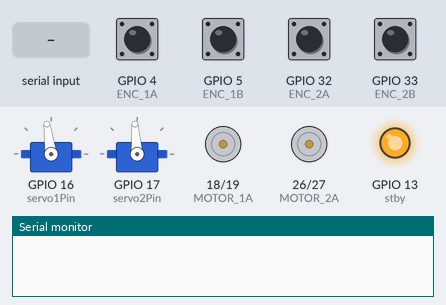
This sketch was run on a simulated ESP32. On the bench: 2 × servo, motor-driver pin pairs drawn as motors (green arrow = first pin HIGH = forward, orange = second pin HIGH = backward, longer = more drive, scaled by the enable pin, stopped while the standby pin is LOW), output pins drawn as LEDs (lit = HIGH), the last lines printed to the serial monitor. The test bench sets the inputs (shaded band); at power-on: GPIO 4 (ENC_1A), GPIO 5 (ENC_1B), GPIO 32 (ENC_2A), GPIO 33 (ENC_2B) HIGH. Nothing arrives over Bluetooth unless stated.

Above: at 6.2 s.
6.3 s: "1" received over the second serial link
At 8.2 s:
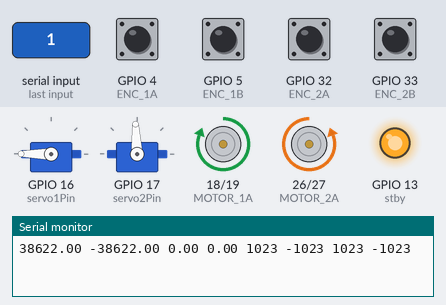
8.8 s: "0" received over the second serial link
11.3 s: "2" received over the second serial link
Timing chart, 0 to 14.3 s (numbered marks = the images above; inputs shaded):
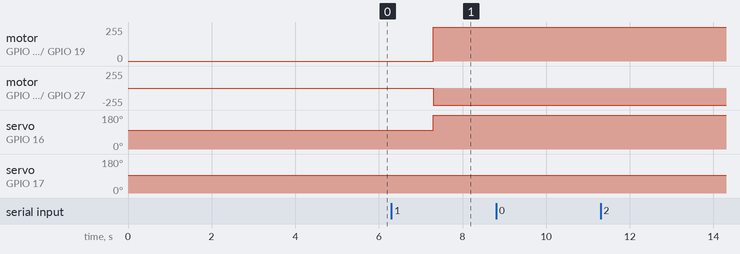

The sketch:

PID_Swerve.ino
```cpp
#include <ESP32Servo.h>
#include "BluetoothSerial.h"

BluetoothSerial SerialBT;

// PID Constants
float kp = 5;
float ki = 6;
float kd = 0;

// Variables for PID control
float e1integral = 0;
float e2integral = 0;
float u1;
float u2;

// Encoder variables
volatile long pos1_i = 0;
volatile long pos2_i = 0;
volatile long pos1Prev = 0;
volatile long pos2Prev = 0;
volatile float rpm1Filt = 0;
volatile float rpm2Filt = 0;
volatile float rpm1Prev = 0;
volatile float rpm2Prev = 0;
volatile long currT = 0;
volatile long prevT = 0;
float prevError1 = 0; // Added for PID function
float prevError2 = 0;

float ppr = 715;

const int ENC_1A = 4;
const int ENC_1B = 5;
const int ENC_2A = 32;
const int ENC_2B = 33;

//********DCMotor***********
const int MOTOR_1A =18;
const int MOTOR_1B =19;
const int PWM_1 =15;

const int MOTOR_2A =26;
const int MOTOR_2B =27;
const int PWM_2 =25;

const int stby = 13;

const int CHANNEL_1 =2;
const int CHANNEL_2 =3;

const int MOTOR_FREQ = 6000;
const int MOTOR_RESOLUTION =10;

//********Servo***********
Servo servo1;
Servo servo2;

const int servo1Pin = 16;
const int servo2Pin = 17;

// float cor;
float Servo1Input;
float Servo2Input;

int servo1Offset = 1550;
int servo2Offset = 1510;

float angle;
float angle_s;
int Servo1Pwm;
int Servo1Pwm_s;
int Servo2Pwm;
int Servo2Pwm_s;


void setup() {

  pinMode(ENC_1A, INPUT_PULLUP);
  pinMode(ENC_1B, INPUT_PULLUP);
  pinMode(ENC_2A, INPUT_PULLUP);
  pinMode(ENC_2B, INPUT_PULLUP);
  attachInterrupt(digitalPinToInterrupt(ENC_1A), Interrupt_1A, CHANGE);
  attachInterrupt(digitalPinToInterrupt(ENC_1B), Interrupt_1B, CHANGE);
  attachInterrupt(digitalPinToInterrupt(ENC_2A), Interrupt_2A, CHANGE);
  attachInterrupt(digitalPinToInterrupt(ENC_2B), Interrupt_2B, CHANGE);

  SerialBT.begin("ESP");
  Serial.begin(115200);

  //********Servo***********
  servo1.attach(servo1Pin);
  servo2.attach(servo2Pin);

  servo1.writeMicroseconds(servo1Offset);
  servo2.writeMicroseconds(servo2Offset);

  //********DCMotor***********

  pinMode(MOTOR_1A, OUTPUT);
  pinMode(MOTOR_1B, OUTPUT);
  pinMode(MOTOR_2A, OUTPUT);
  pinMode(MOTOR_2B, OUTPUT);
  pinMode(stby, OUTPUT);

	ledcAttachPin(PWM_1, CHANNEL_1);
	ledcAttachPin(PWM_2, CHANNEL_2);

	ledcSetup(CHANNEL_1, MOTOR_FREQ, MOTOR_RESOLUTION);
	ledcSetup(CHANNEL_2, MOTOR_FREQ, MOTOR_RESOLUTION);

  digitalWrite(stby, HIGH);

  driveMotor(MOTOR_1A, MOTOR_1B, CHANNEL_1, 0);
  driveMotor(MOTOR_2A, MOTOR_2B, CHANNEL_2, 0);

	delay(5000);
}

void loop() {
  // Read joystick values
  if(SerialBT.available()>0) {
    byte receivedData[6];
    SerialBT.readBytes(receivedData, 6);

    int x = (receivedData[1] << 8) | receivedData[0];
    int y = (receivedData[3] << 8) | receivedData[2];
    int x_s = (receivedData[5] << 8) | receivedData[4];

    Servo1Pwm = map(x,0,1800,-650,635);
    Servo2Pwm = map(x,0,1800,-650,635);

    Servo1Pwm_s = map(x_s,0,1800,-650,635);
    Servo2Pwm_s = map(x_s,0,1800,-650,635);

    // angle = map(ServoPwm,-950,950,-90,90);
    // angle_s = map(ServoPwm_s,-950,950,-90,90);

    Servo1Input =  servo1Offset - Servo1Pwm - Servo1Pwm_s;
    Servo2Input =  servo2Offset + Servo2Pwm - Servo2Pwm_s;
    servo1.writeMicroseconds(Servo1Input);
    servo2.writeMicroseconds(Servo2Input);

    // Serial.print(x,2);
    // Serial.print(" ");
    // Serial.print(ServoPwm);
    // Serial.print(" ");
    // Serial.print(angle);
    // Serial.print(" ");
    // Serial.print(Servo1Input);
    // Serial.print(" ");
    // Serial.print(Servo2Input);
    // // Serial.print(" ");
    // // Serial.print();
    // // Serial.print(" ");
    // // Serial.print();
    // // Serial.print(" ");
    // Serial.println();

    // ***************DC Motor***********************
    // Convert y to target speed (adjust scale factor as needed)
    float rpmTarget = map(y, 0, 600, -300, 300);

    if (rpmTarget <= 5 && rpmTarget >= -5){
      driveMotor(MOTOR_1A, MOTOR_1B, CHANNEL_1, 0);
      driveMotor(MOTOR_2A, MOTOR_2B, CHANNEL_2, 0);
    }

    else{


      int pos1 = 0;
      int pos2 = 0;
      noInterrupts(); // disable interrupts temporarily while reading
      pos1 = pos1_i;
      pos2 = pos2_i;
      interrupts(); // turn interrupts back on

      // Compute velocity
      currT = micros();
      float deltaT = ((float) (currT-prevT))/1.0e6;
      float velocity1 = (pos1 - pos1Prev)/deltaT;
      float velocity2 = (pos2 - pos2Prev)/deltaT;
      pos1Prev = pos1;
      pos2Prev = pos2;
      prevT = currT;
      delayMicroseconds(1);

      // Compute velocity
      float rpm1 = velocity1 / ppr * 60.0;
      float rpm2 = velocity2 / ppr * 60.0;

      // Low-pass filter (25 Hz cutoff)
      rpm1Filt = 0.854 * rpm1Filt + 0.0728 * rpm1 + 0.0728 * rpm1Prev;
      rpm2Filt = 0.854 * rpm2Filt + 0.0728 * rpm2 + 0.0728 * rpm2Prev;

      rpm1Prev = rpm1;
      rpm2Prev = rpm2;

      // PID calculation
      calculatePID(e1integral, prevError1, rpmTarget, rpm1Filt, u1, kp, ki, kd, deltaT);
      calculatePID(e2integral, prevError2, -1*rpmTarget, rpm2Filt, u2, kp, ki, kd, deltaT);


      // Clip PID output to the valid PWM range
      u1 = constrain(u1, -1023, 1023);
      u2 = constrain(u2, -1023, 1023);


      // Drive motors based on PID output
      driveMotor(MOTOR_1A, MOTOR_1B, CHANNEL_1, u1);
      driveMotor(MOTOR_2A, MOTOR_2B, CHANNEL_2, u2);
    }

    Serial.print(rpmTarget);
    Serial.print(" ");
    Serial.print(-1*rpmTarget);
    Serial.print(" ");
    Serial.print(rpm1Filt);
    Serial.print(" ");
    Serial.print(rpm2Filt);
    Serial.print(" ");
    // Serial.println();

    Serial.print(static_cast<int>(u1));
    Serial.print(" ");
    Serial.print(static_cast<int>(u2));
    Serial.print(" ");
    Serial.print(1023);
    Serial.print(" ");
    Serial.print(-1023);
    Serial.println();
  }
}

void A_encoderInterrupt(int A, int B, volatile long &position) {
  if (A == 1 && B == 0) {
    position++;
  } else if (A == 1 && B == 1) {
    position--;
  } else if (A == 0 && B == 1) {
    position++;
  } else {
    position--;
  }
}


void B_encoderInterrupt(int A, int B, volatile long &position) {
  if (A == 1 && B == 1) {
    position++;
  } else if (A == 0 && B == 1) {
    position--;
  } else if (A == 0 && B == 1) {
    position++;
  } else {
    position--;
  }
}

void Interrupt_1A() {
  int A = digitalRead(ENC_1A);
  int B = digitalRead(ENC_1B);
  A_encoderInterrupt(A, B, pos1_i);
}

void Interrupt_1B() {
  int A = digitalRead(ENC_1A);
  int B = digitalRead(ENC_1B);
  B_encoderInterrupt(A, B, pos1_i);
}

void Interrupt_2A() {
  int A = digitalRead(ENC_2A);
  int B = digitalRead(ENC_2B);
  A_encoderInterrupt(A, B, pos2_i);
}

void Interrupt_2B() {
  int A = digitalRead(ENC_2A);
  int B = digitalRead(ENC_2B);
  B_encoderInterrupt(A, B, pos2_i);
}


void calculatePID(float &integral, float &prevError, float targetRPM, float measuredRPM, float &output, float kp, float ki, float kd, float deltaT) {
    float error = targetRPM - measuredRPM;
    integral += error * deltaT;
    float derivative = (error - prevError) / deltaT;
    output = kp * error + ki * integral + kd * derivative;
    prevError = error;
}

void driveMotor(int motorA, int motorB, int channel, int pwmValue) {

  pwmValue = static_cast<int>(pwmValue);

  if (pwmValue == 0) { // Brake

  digitalWrite(motorA, LOW);
  digitalWrite(motorB, LOW);
	ledcWrite(channel, 0);

  } else if (pwmValue > 0) { // Forward
    if (abs(pwmValue) > 1023){
    pwmValue = 1023;
  }
  digitalWrite(motorA, HIGH);
  digitalWrite(motorB, LOW);
	ledcWrite(channel, pwmValue);;


  } else { // Reverse
   if (abs(pwmValue) > 1023){
    pwmValue = -1023;
  }
  digitalWrite(motorA, LOW);
  digitalWrite(motorB, HIGH);
  ledcWrite(channel, -1*pwmValue);

  }
}
```

Measured:
- after the input at 6.3 s, motor on GPIO 18 (MOTOR_1A) / GPIO 19 (MOTOR_1B): stopped → forward 255/255 after 1.0 s; motor on GPIO 26 (MOTOR_2A) / GPIO 27 (MOTOR_2B): stopped → backward 255/255 after 1.0 s; servo on GPIO 16 (servo1Pin): 98° → 180° after 1.0 s; servo on GPIO 17 (servo2Pin): 94° → 93° after 1.0 s
